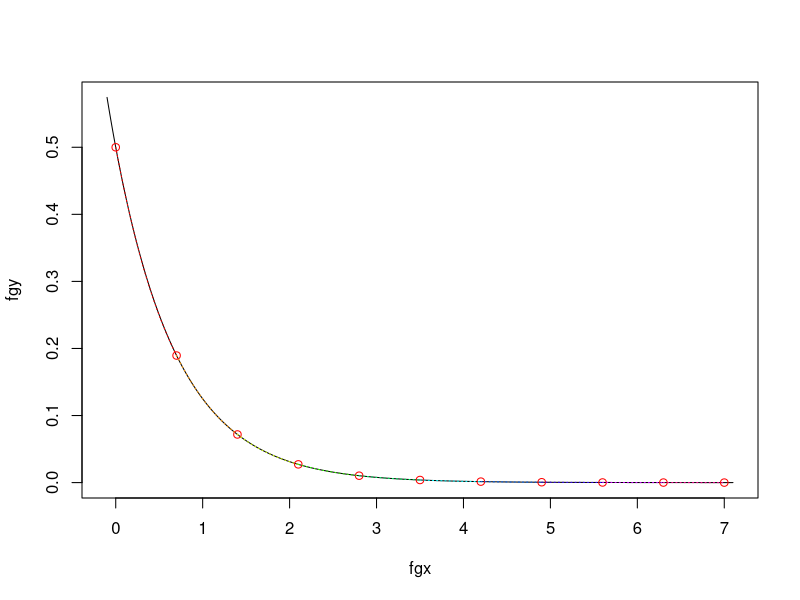

Recreate this plot in R.
library(stringr)
library(numDeriv)


func <- function(x) {0.5^(2*x+1)}

runM<- function(xs,ys,h){
  a <- c(0,rep.int(h,11-2),2*h/3)
  # cat("\nb")
  b <- c(2,rep.int(2*h*2,11-2),1+4/3)
  # cat("\nc")
  c <- c(1,rep.int(h,11-2),0)
  # cat("\nd")
  d <- c(3*(ys[2]-ys[1])/(h*h)-3*grad(func,xs[1])/h,
         sapply(3:10,function(i) 3*((ys[i]-ys[i-1])/h -(ys[i-1]-ys[i-2])/h)), -grad(func,xs[11])-2*(ys[10]-ys[9])/h +3*(ys[11]-ys[10])/h)
  # cat("\n", length(d))
  y <- c(b[1])

  alp <- c(-c[1]/y[1])
  bet <- c(d[1]/y[1])

  for (i in 2:(length(d))){
    y <- c(y, b[i] + a[i]*alp[i-1])
    alp <-c(alp, -c[i]/y[i])
    bet <- c(bet, (d[i]-a[i]*bet[i-1])/y[i])
  }
  x<-c(bet[length(d)])

  for (i in (length(d)-1):1){
    x<- c(alp[i]*x[1]+bet[i],x)
  }

  return (x)
}

cubSpline <- function(a,b,c,d,xi){
  S<- paste(a,"+",b,"*(x - ",xi,")+",c,"*(x - ", xi, ")^2 + ",d,"*(x - ", xi, ")^3")
  return (S)
}



forSpline <- function (cs,ys,h,xs){
  # cat("\n as")
  as <- ys[1:10]
  # print(round(as,3))
  der<- D(D(expression(0.5^(2*z+1)),'z'),'z')
  z <- xs[11]
  # cat("\n bs")
  bst <- (ys[11]-ys[10])/h - (2*cs[9]+cs[10])*h/3
  bs<-c()
  for (i in 1:9){
    btemp<- (ys[i+1]-ys[i])/h - (2*cs[i]+cs[i+1])*h/3
    bs <- c(bs,btemp)
  }
  bs<-c(bs,bst)
  # print(round(bs,4))
  z<-xs[1]
  # cat("\n ds")
  ds <- sapply(1:9,function(i) (cs[i+1]-cs[i])/(3*h))
  dn<- ((ys[11]-ys[10])/h-(ys[10]-ys[9])/h-h*(cs[9]+2*(cs[10]))/3-cs[10]*h)/(h*h)
  ds<- c(ds,dn)
  # print(round(ds,4))
  Ss<- sapply(1:10, function(i) cubSpline(as[i],bs[i],cs[i],ds[i],xs[i]))
  #   # print(Ss)
  return (Ss)
}

SplinesDotsX <- function(interval1,interval2){

  dotsX <- seq(interval1,interval2,0.001)
  return (dotsX)
}
SplinesDotsY<- function(dots, polynom){
  dotsY <- sapply(dots,function(x) eval(parse(text=polynom)))
  return (dotsY)
}

a<-0
h<-0.7
b<-a+10*h
cat("\n xs")
xs<-print(seq(a,b,h))
cat("\n YS")
ys <- print(sapply(xs,func))
cat("\n ew\n")
cs <- print(round(runM(xs,ys,h),4))

cat("\n")
intervals<- sapply(1:10,function(i) c(xs[i],xs[i+1]))

polynoms<- forSpline(cs,ys,h,xs)
# sapply(polynoms,function(p) cat(p,"\n"))
fgx<- seq(a-0.1,b+0.1,0.001)
fgy<- sapply(fgx,func)
coords_for_splineX <-sapply(1:10,function(i) SplinesDotsX(intervals[1,i],intervals[2,i]))
coords_for_splineY <- sapply(1:10,function(i) SplinesDotsY(coords_for_splineX[,i], polynoms[i]))
# coords_for_splineX <- as.vector(t(splineX))
windows()
# plot(0,0,xlim = c(-10,10),ylim = c(-10,10),type = "n")
plot(fgx,fgy, type='l', col='black')
points(xs,ys, col='red')
k<-701
cols<- rainbow(10)

# setsX<- sapply(1:10,function(i) coords_for_splineX[(1+(i-1)*k):(i*k)])
# setsY<- sapply(1:10,function(i) coords_for_splineY[(1+(i-1)*k):(i*k)])
for (i in 1:10){
  lines(coords_for_splineX[,i],coords_for_splineY[,i],col=cols[i], type='l',lty = 3)
}
# lines(as.vector(coords_for_splineX)[1:k],as.vector(coords_for_splineY)[1:k], type = "l", lty = 3, col=c(1,2,3))